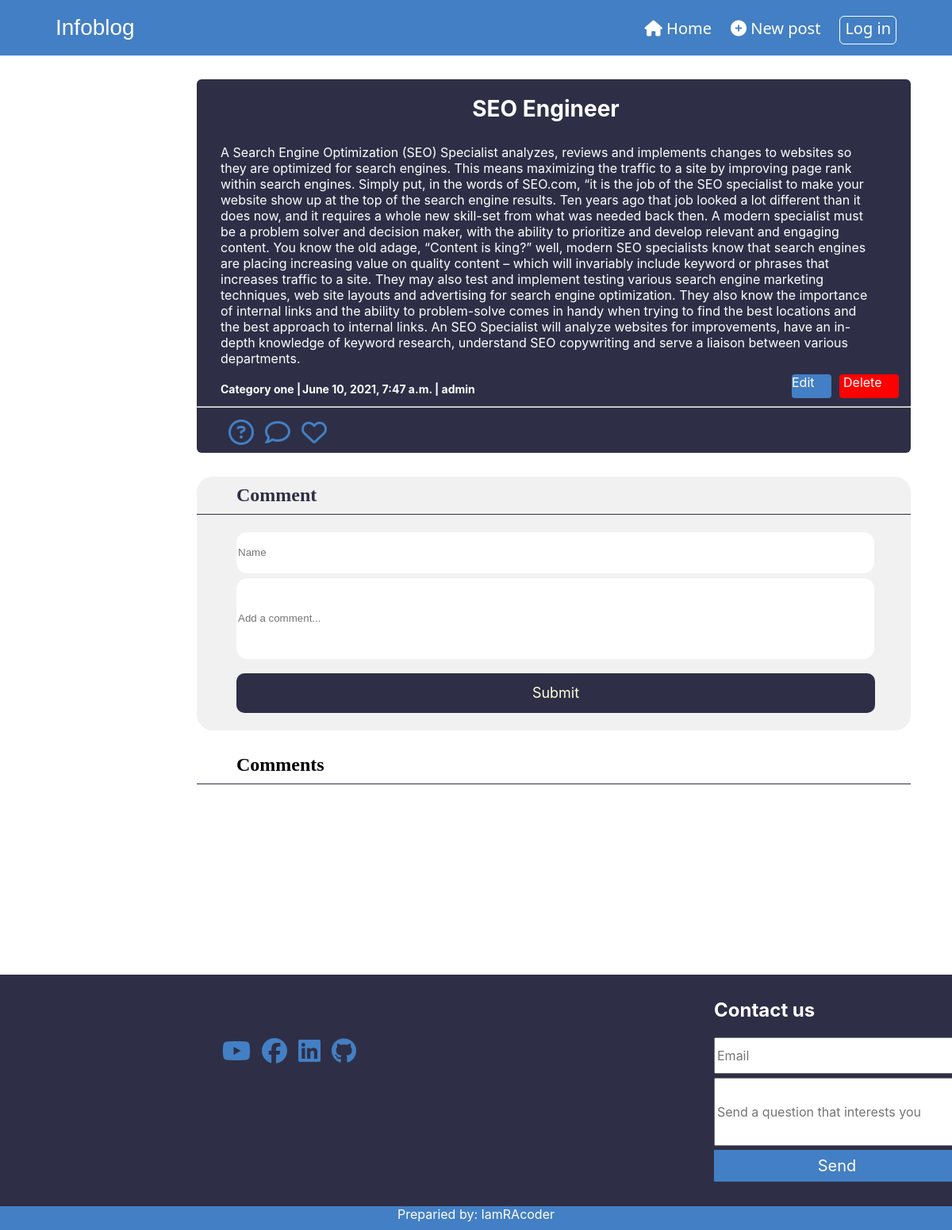
Screenshot of /post/SEO/ with the database file from the repository.
### blogpostapp/models.py (models this page shows, shortened)
class Post(models.Model):
    category = models.ForeignKey(Category, related_name='posts', on_delete=models.CASCADE)
    title = models.CharField(max_length=25)
    slug = models.SlugField(unique=True)
    intro = models.TextField()
    body = models.TextField()
    author = models.ForeignKey(User, null=True, on_delete=models.CASCADE)
    date_added = models.DateTimeField(auto_now_add=True)

class Category(models.Model):
    title = models.CharField(max_length=255)
    slug = models.SlugField(unique=True)
    class Meta:
        verbose_name_plural = 'Categories'

### blogpostapp/views.py (the view)
# urls.py: path('post/<slug:slug>/', detail, name='detail'),
def detail(request, slug):
    post = Post.objects.get(slug=slug)
    if request.method == 'POST':
        form = CommentForm(request.POST)
        if form.is_valid():
            form.save(commit=False)
            form.instance.post = post
            form.save()
            return redirect('detail', slug=slug)
    else:
        form = CommentForm()
    context = {
        'post':post,
        'form':form,
    }
    return render(request,'blogpostapp/detail.html', context)

### blogpostapp/forms.py
class CommentForm(ModelForm):
    class Meta:
        model = Comment
        fields = ['name','body']

### blogpostapp/templates/blogpostapp/detail.html (shortened to what this page needs)
<!DOCTYPE html>
{% load static %}
<html lang="en">
<head>
    <link rel="stylesheet" href="{% static 'css/stylecom.css' %}">
</head>
<body>
    <header>
        <nav>
            <div class="logo">Infoblog</div>
            <div class="pages">
                <a href="{% url 'home' %}"><i class="fas fa-home"></i> Home</a>
                <a href="{% url 'create_post' %}" style="text-decoration: none; color:#fff;"><i class="fas fa-plus-circle"></i> New post</a>
                <a class="btn" href="{% url 'login' %}">Log in</a>
            </div>
        </nav>
    </header>
    <section>
        <div class="card">
            <div class="about">
                <h3>{{post.title}}</h3>
                <p>{{post.body}}</p>
            </div>
            <a href="{% url 'category' post.category.slug %}" class="category">{{post.category.title}} | </a>
            <a class="date">{{post.date_added}} | {{post.author}}</a>
            <a class="btn-e" href="{% url 'post_edit' post.slug %}">Edit</a>
            <a class="btn-d" href="{% url 'post_delete' post.slug %}">Delete</a>
            <hr>
                <div class="ic">
                    <i class="far fa-question-circle fa-2x"></i>
                    <a href="#addcom" style="color:rgb(67, 127, 196);" ><i class="far fa-comment fa-2x"></i></a>
                    <i class="far fa-heart fa-2x"></i>
                </div>
        </div>
            <form method='POST' action="." >
                <div class="comment">
                    <h1>Comment</h1>
                    <input id='#addcom' type="text" class="name" placeholder="Name" name="name">
                    <input id='#addcom' type="text" class="addcomment" placeholder="Add a comment... " name="body">
                    <button class="btnc" type="submit">Submit</button>
                </div>
            </form>
            <div class="c">
                <h1>Comments</h1>
            </div>
    </section>
    <footer>
        <div class="fott1">
            <div class="ic2">
                <i class="fab fa-youtube fa-2x"></i>
                <i class="fab fa-facebook fa-2x"></i>
                <i class="fab fa-linkedin fa-2x"></i>
                <i class="fab fa-github fa-2x"></i>
            </div>
            <div class="contact">
                <h2>Contact us</h2>
                <input type="email" name="email" class="email" placeholder="Email">
                <br>
                <input type="text" name="messages" class="messages" placeholder="Send a question that interests you">
                <button class="btn2">Send</button>
            </div>
        </div>
        <div class="fott2">
            <a>Preparied by: IamRAcoder</a>
        </div>
    </footer>
</body>
</html>

### rows the page displays
Post: title "SEO Engineer", body "A Search Engine Optimization (SEO) Specialist analyzes, reviews and implements changes to websites so they are optimized for search engines. This means maximizing the traffic to a site by improving page rank within search engines. Simply put, in the words of SEO.com, “it is the job of the SEO specialist to make your website show up at the top of the search engine results. Ten years ago that job looked a lot different than it does now, and it requires a whole new skill-set from what was needed back then. A modern specialist must be a problem solver and decision maker, with the ability to prioritize and develop relevant and engaging content. You know the old adage, “Content is king?” well,…", category "Category one", date_added "June 10, 2021, 7:47 a.m.", author "admin"
